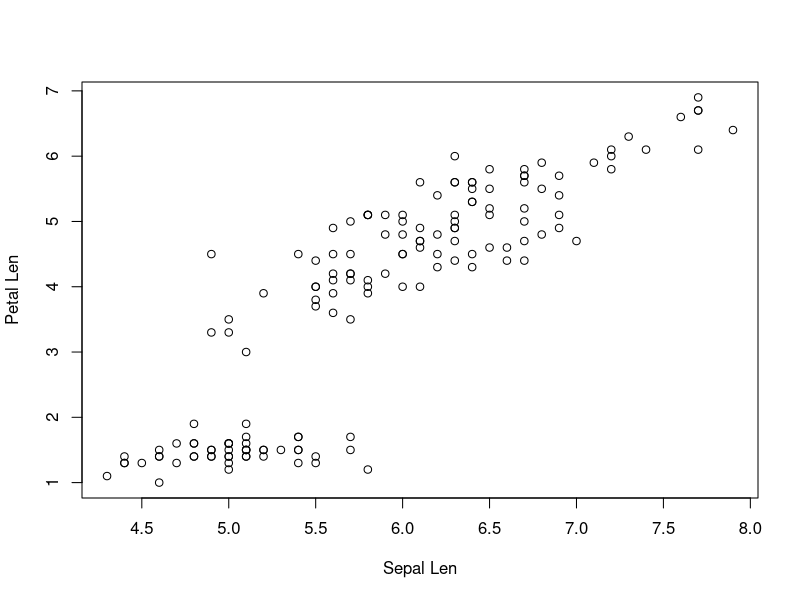
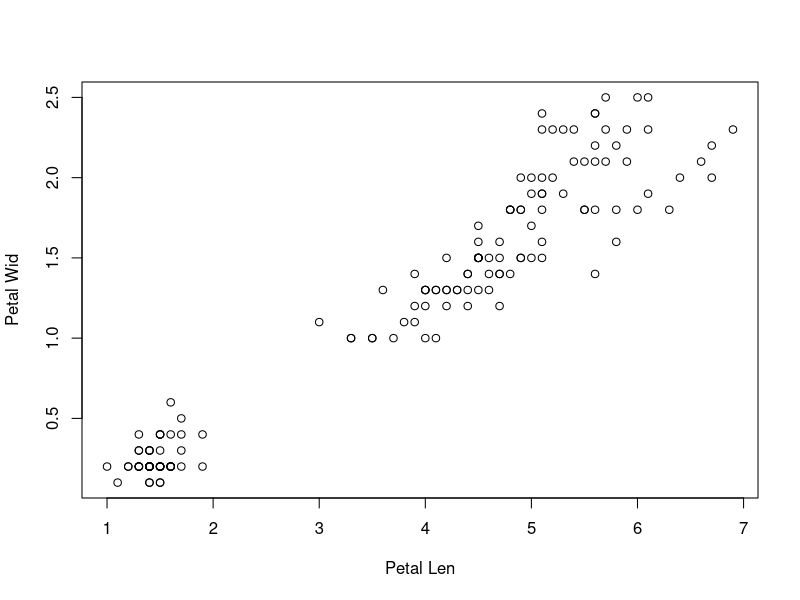
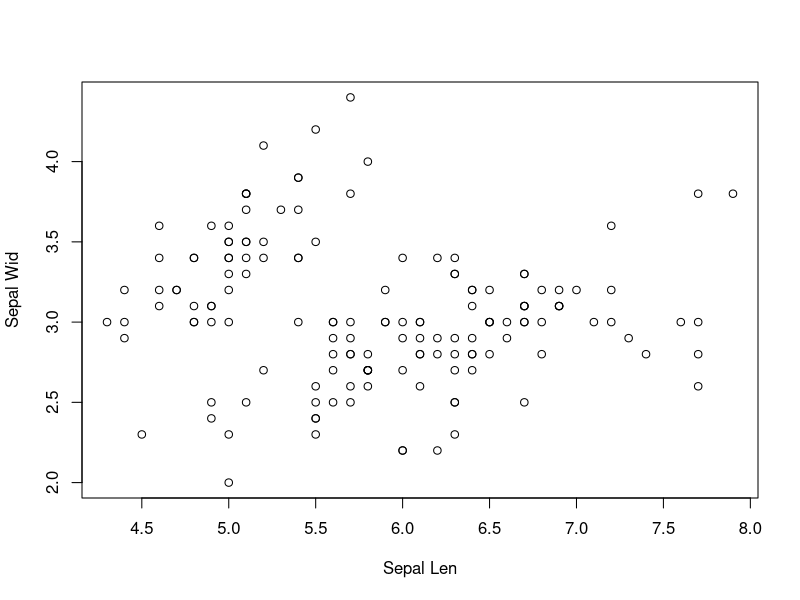

Source code (R) for these figures, in order:
# Levi Walker
# January 15, 2026
# Exploring R Assignment

# Explore the iris dataset
data(iris)

head(iris, 6)
dim(iris)
str(iris)

# Summary statistics
mean(iris$Sepal.Length)
max(iris$Petal.Length)
length(unique(iris$Species))

# Visualization

plot(iris$Sepal.Length, iris$Petal.Length, xlab = 'Sepal Len', ylab = 'Petal Len')

# Interpretation
# The mean sepal length is approximately 5.84 units
# The maximum petal length is 6.9 units
# The dataset contains three species
# Sepal length and petal length have a positive correlation

# Compare petal and sepal length-width relationships

# Petal length and width have a strong positive correlation
plot(iris$Petal.Length, iris$Petal.Width, xlab = 'Petal Len', ylab = 'Petal Wid')

# Sepal length and width have a weak negative correlation
plot(iris$Sepal.Length, iris$Sepal.Width, xlab = 'Sepal Len', ylab = 'Sepal Wid')
